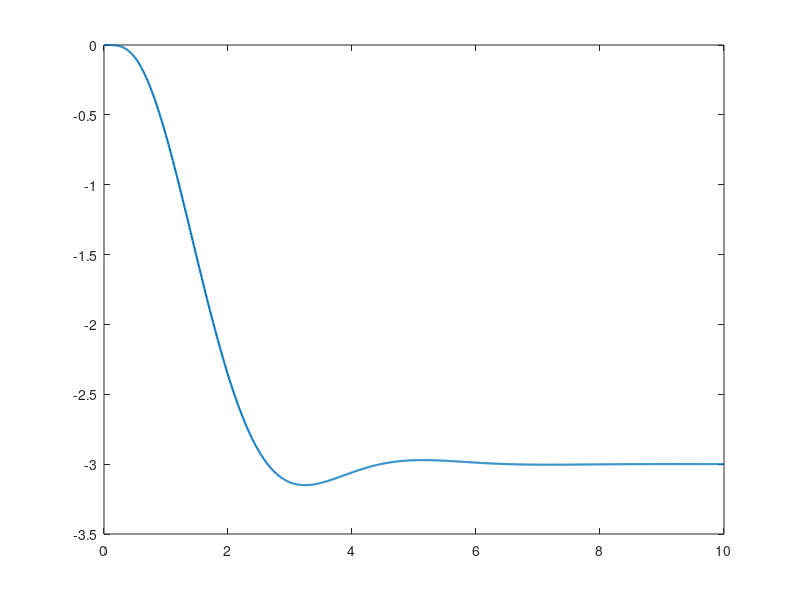

Write the MATLAB code that produced this figure. (Note: this script raises an error after producing the figure.)
m=0.65;
g=9.81;
Jy=0.02;

dt=0.01;
t_end=10;
t=0:dt:t_end;

xd=-3;
Kpx=1;
Kdx=1.5;

Kptheta=0.4;
Kdtheta=0.15;

x = zeros(size(t));
vx = zeros(size(t));
ax = zeros(size(t));

theta = zeros(size(t));
q = zeros(size(t));
alpha = zeros(size(t));

ax_d = zeros(size(t));
theta_d = zeros(size(t));
tau_y = zeros(size(t));

theta_max=deg2rad(20);

zd=2;
z = zeros(size(t));
vz = zeros(size(t));
az = zeros(size(t));
ez = zeros(size(t));

Kpz = 2.0;
Kiz = 0;
Kdz = 1.5;

integral_ez = 0;

for k=1:length(t)-1
    ex=xd-x(k);
    ax_d(k)=Kpx*ex-Kdx*vx(k);

    theta_d(k)=ax_d(k)/g;

    if theta_d(k)>theta_max
        theta_d(k)=theta_max;
    elseif theta_d(k)<-theta_max
        theta_d(k)=-theta_max;
    end

    e_theta=theta_d(k)-theta(k);
    tau_y(k)=Kptheta*e_theta-Kdtheta*q(k);

    alpha(k)=tau_y(k)/Jy;
    q(k+1)=q(k)+alpha(k)*dt;
    theta(k+1)=theta(k)+q(k)*dt;

    % Compute altitude thrust before using it in the horizontal dynamics.
    ez(k) = zd-z(k);
    integral_ez=integral_ez+ez(k)*dt;
    T=(m*g+Kpz*ez(k)+Kiz*integral_ez-Kdz*vz(k))/cos(theta(k));

    ax(k)=T*sin(theta(k))/m;
    vx(k+1)=vx(k)+ax(k)*dt;
    x(k+1)=x(k)+vx(k)*dt;

    az(k) = (T * cos(theta(k)) - m*g) / m;
    vz(k+1) = vz(k) + az(k) * dt;
    z(k+1) = z(k) + vz(k) * dt;
end

ax_d(end) = ax_d(end-1);
theta_d(end) = theta_d(end-1);
tau_y(end) = tau_y(end-1);
alpha(end) = alpha(end-1);
ax(end) = ax(end-1);

figure;
plot(t, x, 'LineWidth', 1.5);
hold on;
yline(xd, '--');
grid on;
xlabel('Time (s)');
ylabel('x (m)');
title('Horizontal Position');

figure;
plot(t, theta, 'LineWidth', 1.5);
hold on;
plot(t, theta_d, '--', 'LineWidth', 1.5);
grid on;
xlabel('Time (s)');
ylabel('\theta (rad)');
legend('\theta', '\theta_d');
title('Pitch Angle Tracking');

figure;
plot(t, z, 'LineWidth', 1.5);
hold on;
yline(zd, '--');
grid on;
xlabel('Time (s)');
ylabel('z (m)');
title('Altitude');

figure;
plot(x, z, 'LineWidth', 1.5);
hold on;
plot(xd, zd, 'o', 'MarkerSize', 8);
grid on;
axis equal;

xlabel('x (m)');
ylabel('z (m)');
title('2D Flight Trajectory');
legend('Trajectory', 'Target');
